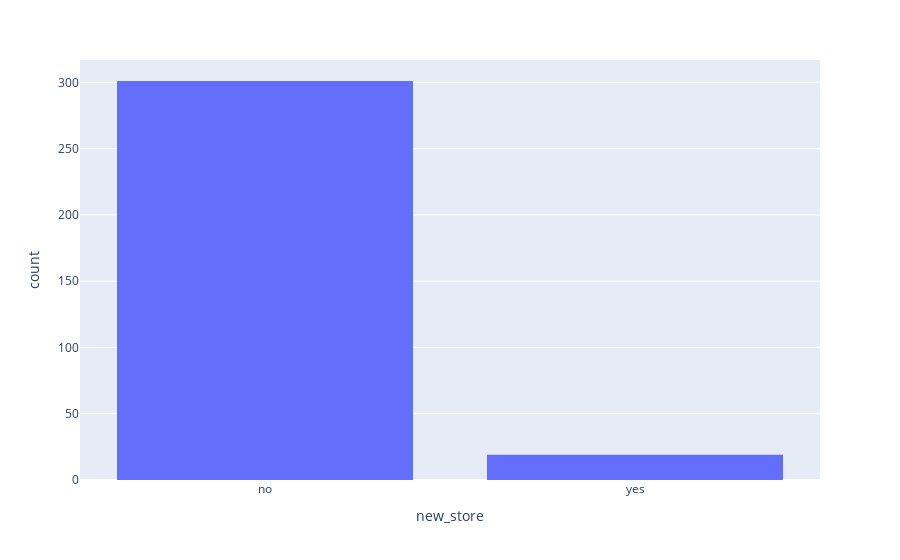
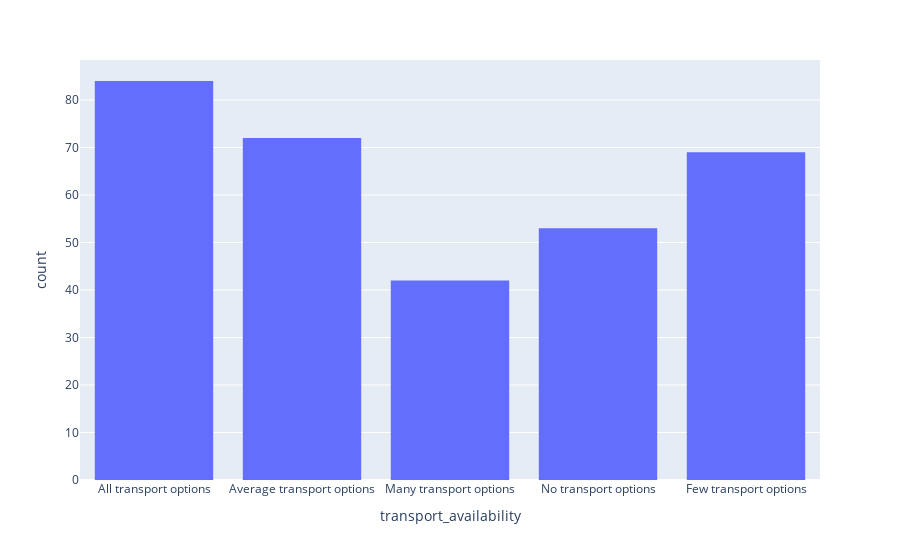
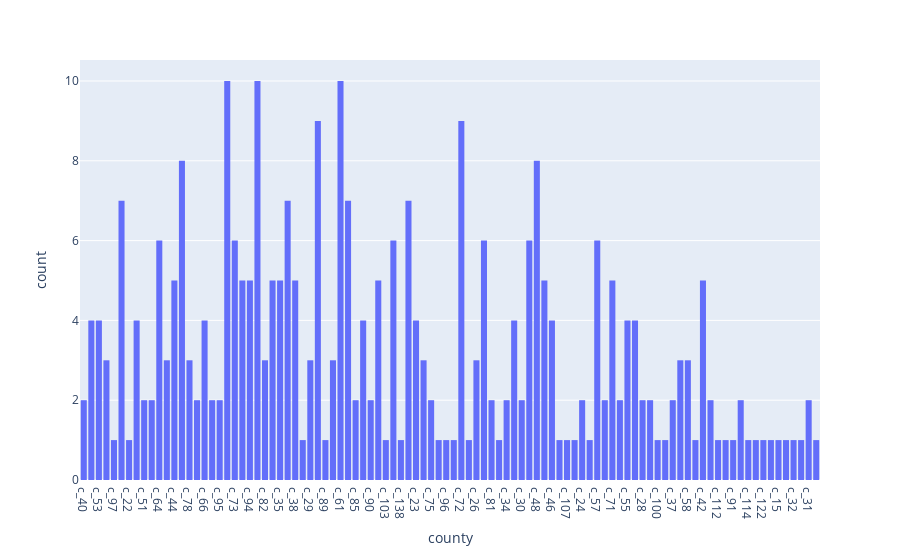

The notebook cell these images were saved under, in order:
### Markdown cell above
#### Plot categorical features

### Code cell
for cat in categorical:
    fig = px.histogram(stores, x=cat)
    fig.show()

### Figure 1 — Plotly figure (JSON) as saved in the notebook; plotly's stock layout.template omitted (floating-point values rounded to 4 significant figures; data arrays with more than 128 entries replaced by an {"elided": "..."} marker saying what was removed)
{"data": [{"alignmentgroup": "True", "bingroup": "x", "hovertemplate": "new_store=%{x}<br>count=%{y}<extra></extra>", "legendgroup": "", "marker": {"color": "#636efa"}, "name": "", "offsetgroup": "", "orientation": "v", "showlegend": false, "type": "histogram", "x": {"elided": "320 str values"}, "xaxis": "x", "yaxis": "y"}], "layout": {"barmode": "relative", "legend": {"tracegroupgap": 0}, "margin": {"t": 60}, "xaxis": {"anchor": "y", "domain": [0, 1], "title": {"text": "new_store"}}, "yaxis": {"anchor": "x", "domain": [0, 1], "title": {"text": "count"}}}}

### Figure 2 — Plotly figure (JSON) as saved in the notebook; plotly's stock layout.template omitted (floating-point values rounded to 4 significant figures; data arrays with more than 128 entries replaced by an {"elided": "..."} marker saying what was removed)
{"data": [{"alignmentgroup": "True", "bingroup": "x", "hovertemplate": "transport_availability=%{x}<br>count=%{y}<extra></extra>", "legendgroup": "", "marker": {"color": "#636efa"}, "name": "", "offsetgroup": "", "orientation": "v", "showlegend": false, "type": "histogram", "x": {"elided": "320 str values"}, "xaxis": "x", "yaxis": "y"}], "layout": {"barmode": "relative", "legend": {"tracegroupgap": 0}, "margin": {"t": 60}, "xaxis": {"anchor": "y", "domain": [0, 1], "title": {"text": "transport_availability"}}, "yaxis": {"anchor": "x", "domain": [0, 1], "title": {"text": "count"}}}}

### Figure 3 — Plotly figure (JSON) as saved in the notebook; plotly's stock layout.template omitted (floating-point values rounded to 4 significant figures; data arrays with more than 128 entries replaced by an {"elided": "..."} marker saying what was removed)
{"data": [{"alignmentgroup": "True", "bingroup": "x", "hovertemplate": "county=%{x}<br>count=%{y}<extra></extra>", "legendgroup": "", "marker": {"color": "#636efa"}, "name": "", "offsetgroup": "", "orientation": "v", "showlegend": false, "type": "histogram", "x": {"elided": "320 str values"}, "xaxis": "x", "yaxis": "y"}], "layout": {"barmode": "relative", "legend": {"tracegroupgap": 0}, "margin": {"t": 60}, "xaxis": {"anchor": "y", "domain": [0, 1], "title": {"text": "county"}}, "yaxis": {"anchor": "x", "domain": [0, 1], "title": {"text": "count"}}}}
